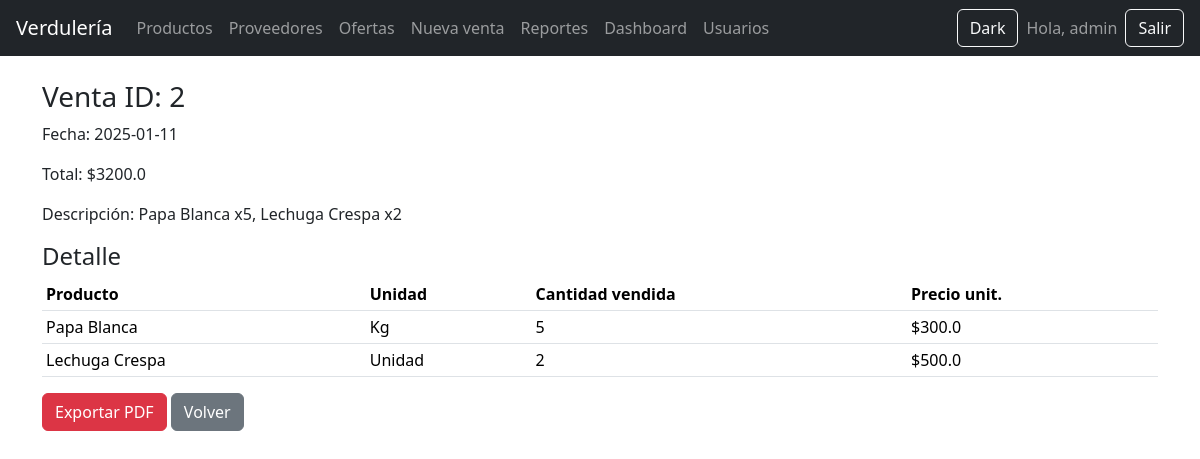
/reportes/venta/2 (signed in), run on the app's committed database.
### tables this page shows
CREATE TABLE ventas (
        id INTEGER PRIMARY KEY AUTOINCREMENT,
        fecha TEXT NOT NULL,
        total REAL NOT NULL
    );

CREATE TABLE detalle_ventas (
        id INTEGER PRIMARY KEY AUTOINCREMENT,
        venta_id INTEGER NOT NULL,
        producto_id INTEGER NOT NULL,
        cantidad INTEGER NOT NULL,
        subtotal REAL NOT NULL,
        FOREIGN KEY (venta_id) REFERENCES ventas(id),
        FOREIGN KEY (producto_id) REFERENCES productos(id)
    );

CREATE TABLE productos (
        id INTEGER PRIMARY KEY AUTOINCREMENT,
        nombre TEXT NOT NULL,
        precio REAL NOT NULL,
        stock INTEGER NOT NULL DEFAULT 0,
        categoria_id INTEGER,
        unidad_id INTEGER,
        FOREIGN KEY (categoria_id) REFERENCES categorias(id),
        FOREIGN KEY (unidad_id) REFERENCES unidades(id)
    );

CREATE TABLE unidades (
        id INTEGER PRIMARY KEY AUTOINCREMENT,
        nombre TEXT NOT NULL UNIQUE
    );

### app/routes/reportes.py (the view)
@reportes_bp.route("/venta/<int:id>")
@login_required
def ver_venta(id):
    db = get_db()
    venta = db.execute("SELECT * FROM ventas WHERE id=?", (id,)).fetchone()
    if not venta:
        from flask import flash, redirect, url_for
        flash("Venta no encontrada", "danger")
        return redirect(url_for("reportes.index"))
    detalles = db.execute("""
        SELECT d.*, p.nombre, u.nombre as unidad
        FROM detalle_ventas d
        JOIN productos p ON d.producto_id = p.id
        LEFT JOIN unidades u ON p.unidad_id = u.id
        WHERE d.venta_id = ?
    """, (id,)).fetchall()
    descripcion = ", ".join([f"{r['nombre']} x{r['cantidad']}" for r in detalles])
    return render_template("reportes/ver_venta.html", venta=venta, detalles=detalles, descripcion=descripcion)

### app/__init__.py (called while the page is built)
def create_app():
    app = Flask(__name__)
    app.secret_key = "clave-super-secreta"
    app.register_blueprint(auth_bp)
    app.register_blueprint(productos_bp)
    app.register_blueprint(ventas_bp)
    app.register_blueprint(reportes_bp)
    app.register_blueprint(admin_bp)
    app.register_blueprint(usuarios_bp)
    app.register_blueprint(proveedores_bp)
    app.register_blueprint(ofertas_bp)
    @app.route("/")
    def index():
        return render_template("index.html")
    @app.teardown_appcontext
    def teardown_db(exception):
        close_db()
    return app

### db.py (called while the page is built)
def get_db():
    if "db" not in g:
        g.db = sqlite3.connect(DB_NAME)
        g.db.row_factory = sqlite3.Row
    return g.db

### app/templates/reportes/ver_venta.html
{% extends "base.html" %}
{% block contenido %}
<h3>Venta ID: {{ venta.id }}</h3>
<p>Fecha: {{ venta.fecha }}</p>
<p>Total: ${{ venta.total }}</p>
<p>Descripción: {{ descripcion }}</p>
<h4>Detalle</h4>
<form method="POST" action="{{ url_for('reportes.index') }}">
<table class="table table-sm">
<thead>
<tr><th>Producto</th><th>Unidad</th><th>Cantidad vendida</th><th>Precio unit.</th></tr>
</thead>
<tbody>
{% for d in detalles %}
<tr>
    <td>{{ d.nombre }}</td>
    <td>{{ d.unidad or '-' }}</td>
    <td>{{ d.cantidad }}</td>
    <td>${{ d.subtotal / d.cantidad }}</td>
</tr>
{% endfor %}
</tbody>
</table>
<div class="mt-3">
    <a href="{{ url_for('reportes.venta_pdf', id=venta.id) }}" class="btn btn-danger">Exportar PDF</a>
    <a href="{{ url_for('reportes.index') }}" class="btn btn-secondary">Volver</a>
</div>
{% endblock %}

### data on the page
ventas: id "2", fecha "2025-01-11", total "3200.0"
detalle_ventas: nombre "Papa Blanca", nombre "Kg", cantidad "5", d.subtotal/d.cantidad "300.0"
detalle_ventas: nombre "Lechuga Crespa", nombre "Unidad", cantidad "2", d.subtotal/d.cantidad "500.0"

### other printed values
{{ session.username }} "admin"
{{ descripcion }} "Papa Blanca x5, Lechuga Crespa x2"
